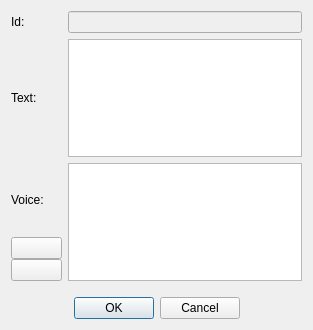
<?xml version="1.0" encoding="UTF-8"?>
<ui version="4.0">
 <class>DialogAddText</class>
 <widget class="QDialog" name="DialogAddText">
  <property name="geometry">
   <rect>
    <x>0</x>
    <y>0</y>
    <width>313</width>
    <height>330</height>
   </rect>
  </property>
  <property name="windowTitle">
   <string>Edit Text</string>
  </property>
  <layout class="QGridLayout" name="gridLayout">
   <item row="0" column="0">
    <widget class="QLabel" name="label_txtid">
     <property name="text">
      <string>Id:</string>
     </property>
    </widget>
   </item>
   <item row="0" column="1" colspan="2">
    <widget class="QLineEdit" name="lineEdit_id">
     <property name="enabled">
      <bool>false</bool>
     </property>
    </widget>
   </item>
   <item row="1" column="0">
    <widget class="QLabel" name="label_txttext">
     <property name="text">
      <string>Text:</string>
     </property>
    </widget>
   </item>
   <item row="4" column="0" colspan="3">
    <widget class="QDialogButtonBox" name="buttonBox">
     <property name="orientation">
      <enum>Qt::Horizontal</enum>
     </property>
     <property name="standardButtons">
      <set>QDialogButtonBox::Cancel|QDialogButtonBox::Ok</set>
     </property>
     <property name="centerButtons">
      <bool>true</bool>
     </property>
    </widget>
   </item>
   <item row="3" column="1">
    <spacer name="verticalSpacer">
     <property name="orientation">
      <enum>Qt::Vertical</enum>
     </property>
     <property name="sizeType">
      <enum>QSizePolicy::MinimumExpanding</enum>
     </property>
     <property name="sizeHint" stdset="0">
      <size>
       <width>20</width>
       <height>10</height>
      </size>
     </property>
    </spacer>
   </item>
   <item row="1" column="1" colspan="2">
    <widget class="QPlainTextEdit" name="textEdit"/>
   </item>
   <item row="2" column="0">
    <layout class="QVBoxLayout" name="verticalLayout">
     <property name="spacing">
      <number>0</number>
     </property>
     <item>
      <widget class="QLabel" name="voicel">
       <property name="text">
        <string>Voice:</string>
       </property>
      </widget>
     </item>
     <item>
      <widget class="QPushButton" name="pushButton_addvoice">
       <property name="text">
        <string/>
       </property>
       <property name="icon">
        <iconset resource="editor.qrc">
         <normaloff>:/Editor/Resources/icons/PNG/onebit_31.png</normaloff>:/Editor/Resources/icons/PNG/onebit_31.png</iconset>
       </property>
      </widget>
     </item>
     <item>
      <widget class="QPushButton" name="pushButton_removevoice">
       <property name="text">
        <string/>
       </property>
       <property name="icon">
        <iconset resource="editor.qrc">
         <normaloff>:/Editor/Resources/icons/PNG/onebit_32.png</normaloff>:/Editor/Resources/icons/PNG/onebit_32.png</iconset>
       </property>
      </widget>
     </item>
    </layout>
   </item>
   <item row="2" column="1" colspan="2">
    <widget class="QListWidget" name="listWidget_voice"/>
   </item>
  </layout>
 </widget>
 <resources>
  <include location="editor.qrc"/>
 </resources>
 <connections>
  <connection>
   <sender>buttonBox</sender>
   <signal>rejected()</signal>
   <receiver>DialogAddText</receiver>
   <slot>reject()</slot>
   <hints>
    <hint type="sourcelabel">
     <x>174</x>
     <y>188</y>
    </hint>
    <hint type="destinationlabel">
     <x>174</x>
     <y>104</y>
    </hint>
   </hints>
  </connection>
 </connections>
</ui>
